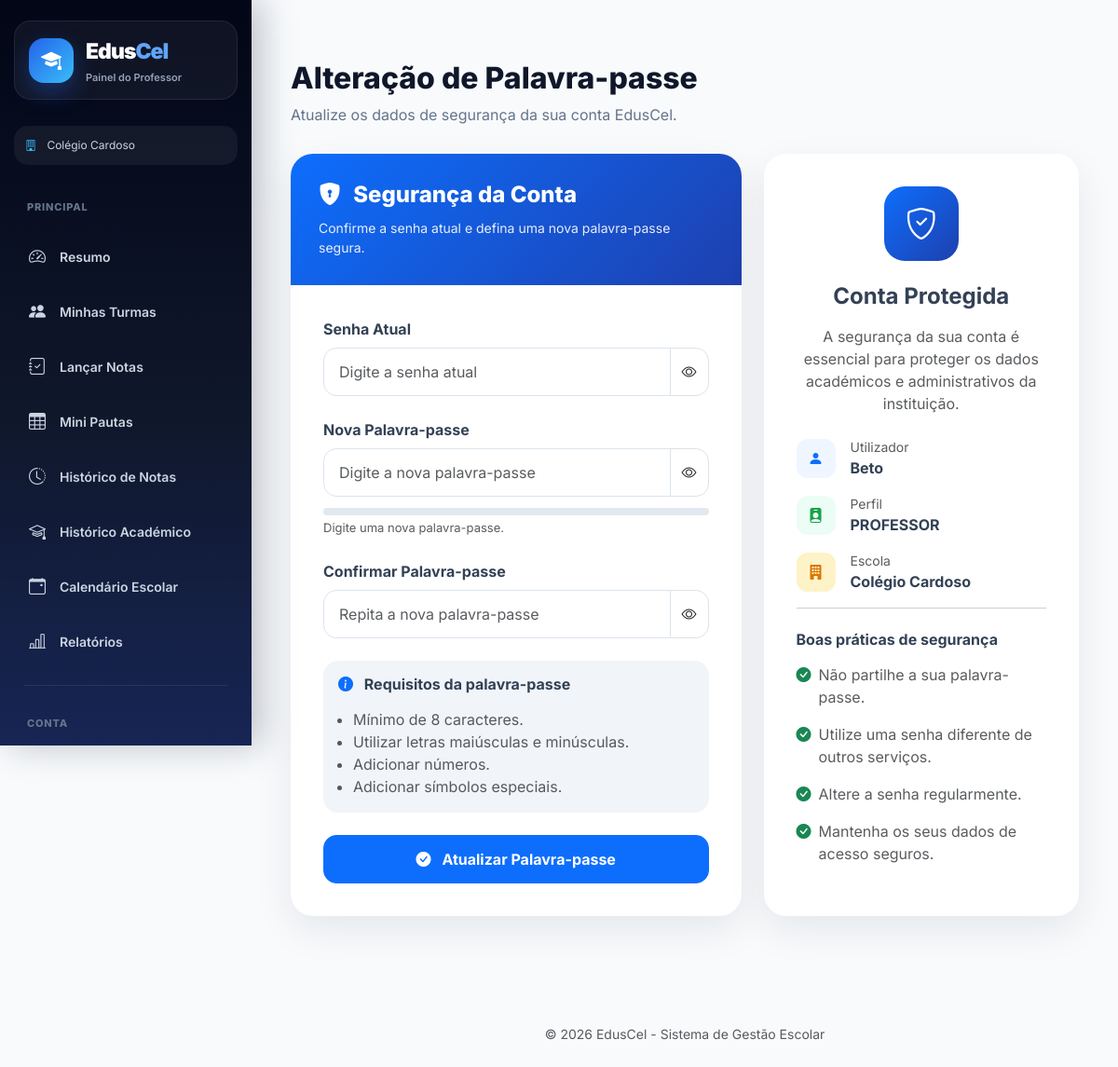
/alterar-senha/ (signed in), run on the app's committed database.
### users/models.py (models this page shows, shortened)
class User(AbstractUser):
    ROLE_CHOICES = (
        ("SUPERADMIN", "Super Admin"),
        ("DIRETOR", "Diretor"),
        ("DIRETOR_PEDAGOGICO", "Diretor Pedagógico"),
        ("PROFESSOR", "Professor"),
        ("ALUNO", "Aluno"),
        ("FINANCEIRO", "Financeiro"),
        ("SECRETARIA", "Secretaria"),
    )
    role = models.CharField(
        max_length=25,
        choices=ROLE_CHOICES,
        default="ALUNO",
        verbose_name="Perfil"
    )
    ativo = models.BooleanField(
        default=True,
        verbose_name="Ativo"
    )
    escola = models.ForeignKey(
        "academic.Escola",
        on_delete=models.CASCADE,
        null=True,
        blank=True,
        related_name="usuarios",
        verbose_name="Escola"
    )
    telefone = models.CharField(
        max_length=20,
        unique=True,
        null=True,
        blank=True,
        verbose_name="Telefone"
    )
    telefone_verificado = models.BooleanField(
        default=False,
        verbose_name="Telefone Verificado"
    )
    email_verificado = models.BooleanField(
        default=False,
        verbose_name="Email Verificado"
    )
    criado_em = models.DateTimeField(
        auto_now_add=True,
        verbose_name="Criado em"
    )
    tentativas_login = models.PositiveIntegerField(
        default=0
    )
    bloqueado_ate = models.DateTimeField(
        null=True,
        blank=True
    )
    otp_codigo = models.CharField(
        max_length=128,
        null=True,
        blank=True,
        verbose_name="OTP"
    )
    otp_expira_em = models.DateTimeField(
        null=True,
        blank=True,
        verbose_name="Expira em"
    )
    otp_tentativas = models.PositiveIntegerField(
        default=0,
        verbose_name="Tentativas OTP"
    )
    ultimo_envio_otp = models.DateTimeField(
        null=True,
        blank=True,
        verbose_name="Último envio OTP"
    )
    objects = UserManager()

### academic/models.py (models this page shows, shortened)
class Escola(models.Model):
    nome = models.CharField(
        "Nome da Escola",
        max_length=255
    )
    codigo = models.CharField(
        "Código da Escola",
        max_length=10,
        unique=True,
        blank=True,
        help_text="Código usado no login da escola"
    )
    logo = models.ImageField(
        upload_to='logos_escolas/',
        blank=True,
        null=True
    )
    endereco = models.CharField(
        "Endereço",
        max_length=255
    )
    provincia = models.CharField(
        "Província",
        max_length=100,
        blank=True,
        null=True
    )
    municipio = models.CharField(
        "Município",
        max_length=100,
        blank=True,
        null=True
    )
    telefone = models.CharField(
        "Telefone",
        max_length=20
    )
    nif = models.CharField(
        "NIF",
        max_length=14,
        blank=True,
        null=True,
        help_text="Número de Identificação Fiscal da escola"
    )
    email = models.EmailField(
        "Email da Escola",
        max_length=254,
        blank=True,
        null=True,
        help_text="Email oficial da escola"
    )
    plano = models.ForeignKey(
        "Plano",
        on_delete=models.SET_NULL,
        null=True,
        blank=True,
        related_name="escolas",
        verbose_name="Plano"
    )
    data_expiracao = models.DateField(
        "Data de Expiração do Plano",
        null=True,
        blank=True
    )
    ativo = models.BooleanField(
        "Ativo",
        default=True
    )
    criada_em = models.DateTimeField(
        "Criada em",
        auto_now_add=True
    )
    class Meta:
        verbose_name = "Escola"
        verbose_name_plural = "Escolas"
        ordering = ["nome"]

### core/views.py (the view, shortened to what this page needs)
# urls.py: path("alterar-senha/", views.alterar_senha, name="alterar_senha"),
@login_required
def alterar_senha(request):
    user = request.user
    if user.role == "DIRETOR_PEDAGOGICO":
        base_template = "base_diretor_pedagogico.html"
    elif user.role == "DIRETOR":
        base_template = "base.html"
    elif user.role == "PROFESSOR":
        base_template = "base_professor.html"
    elif user.role == "SECRETARIA":
        base_template = "base_secretaria.html"
    elif user.role == "FINANCEIRO":
        base_template = "base_financeiro.html"
    elif user.role == "ALUNO":
        base_template = "base_aluno.html"
    else:
        base_template = "base.html"
    return render(
        request,
        "alterar_senha.html",
        {
            "base_template": base_template
        }
    )

### core/templates/alterar_senha.html (shortened to what this page needs)
{% extends base_template %}
{% block content %}
<div class="container-fluid password-page">
<div class="container">
<div class="page-header">
<h2>
Alteração de Palavra-passe
</h2>
<p>
Atualize os dados de segurança da sua conta EdusCel.
</p>
</div>
<div class="row g-4">
<div class="col-lg-7">
<div class="password-card">
<div class="password-card-header">
<h4>
<i class="bi bi-shield-lock-fill me-2"></i>
Segurança da Conta
</h4>
<p>
Confirme a senha atual e defina uma nova palavra-passe segura.
</p>
</div>
<div class="password-card-body">
<form method="POST">
<div class="mb-4">
<label class="form-label">
Senha Atual
</label>
<div class="input-group">
<input
type="password"
name="senha_atual"
id="senhaAtual"
class="form-control"
placeholder="Digite a senha atual"
required>
<span
class="input-group-text"
onclick="togglePassword('senhaAtual', this)">
<i class="bi bi-eye"></i>
</span>
</div>
</div>
<div class="mb-4">
<label class="form-label">
Nova Palavra-passe
</label>
<div class="input-group">
<input
type="password"
name="senha1"
id="novaSenha"
class="form-control"
placeholder="Digite a nova palavra-passe"
required>
<span
class="input-group-text"
onclick="togglePassword('novaSenha', this)">
<i class="bi bi-eye"></i>
</span>
</div>
<div class="password-strength">
<div class="strength-bar">
</div>
<small
id="strengthText"
class="text-muted">
Digite uma nova palavra-passe.
</small>
</div>
</div>
<div class="mb-4">
<label class="form-label">
Confirmar Palavra-passe
</label>
<div class="input-group">
<input
type="password"
name="senha2"
id="confirmarSenha"
class="form-control"
placeholder="Repita a nova palavra-passe"
required>
<span
class="input-group-text"
onclick="togglePassword('confirmarSenha', this)">
<i class="bi bi-eye"></i>
</span>
</div>
</div>
<div class="mb-4">
<div class="p-3 rounded-4"
style="background:#f1f5f9;">
<h6 class="fw-bold mb-3">
<i class="bi bi-info-circle-fill text-primary me-2"></i>
Requisitos da palavra-passe
</h6>
<ul class="mb-0 ps-3 text-muted">
<li>
Mínimo de 8 caracteres.
</li>
<li>
Utilizar letras maiúsculas e minúsculas.
</li>
<li>
Adicionar números.
</li>
<li>
Adicionar símbolos especiais.
</li>
</ul>
</div>
</div>
<div class="d-grid">
<button
type="submit"
class="btn btn-primary btn-save">
<i class="bi bi-check-circle-fill me-2"></i>
Atualizar Palavra-passe
</button>
</div>
</form>
</div>
</div>
</div>
<div class="col-lg-5">
<div class="password-card h-100">
<div class="password-card-body">
<div class="text-center mb-4">
<div style="
width:80px;
height:80px;
margin:auto;
border-radius:22px;
display:flex;
align-items:center;
justify-content:center;
background:linear-gradient(
135deg,
#0d6efd,
#1e40af
);
color:white;
font-size:34px;
">
<i class="bi bi-shield-check"></i>
</div>
</div>
<h4 class="fw-bold text-center mb-3">
Conta Protegida
</h4>
<p class="text-muted text-center">
A segurança da sua conta é essencial para proteger os dados académicos e administrativos da instituição.
</p>
<div class="mt-4">
<div class="d-flex align-items-center gap-3 mb-3">
<div style="
width:42px;
height:42px;
border-radius:12px;
background:#eff6ff;
display:flex;
align-items:center;
justify-content:center;
color:#0d6efd;
">
<i class="bi bi-person-fill"></i>
</div>
<div>
<small class="text-muted d-block">
Utilizador
</small>
<strong>
{{ request.user.get_full_name|default:request.user.username }}
</strong>
</div>
</div>
<div class="d-flex align-items-center gap-3 mb-3">
<div style="
width:42px;
height:42px;
border-radius:12px;
background:#ecfdf5;
display:flex;
align-items:center;
justify-content:center;
color:#16a34a;
">
<i class="bi bi-person-badge-fill"></i>
</div>
<div>
<small class="text-muted d-block">
Perfil
</small>
<strong>
{{ request.user.role }}
</strong>
</div>
</div>
<div class="d-flex align-items-center gap-3 mb-3">
<div style="
width:42px;
height:42px;
border-radius:12px;
background:#fef3c7;
display:flex;
align-items:center;
justify-content:center;
color:#d97706;
">
<i class="bi bi-building-fill"></i>
</div>
<div>
<small class="text-muted d-block">
Escola
</small>
<strong>
{% if request.user.escola %}
{{ request.user.escola.nome }}
{% else %}
Não definida
{% endif %}
</strong>
</div>
</div>
</div>
<hr>
<div class="mt-4">
<h6 class="fw-bold">
Boas práticas de segurança
</h6>
<div class="mt-3">
<div class="d-flex gap-2 mb-3">
<i class="bi bi-check-circle-fill text-success"></i>
<span class="text-muted">
Não partilhe a sua palavra-passe.
</span>
</div>
<div class="d-flex gap-2 mb-3">
<i class="bi bi-check-circle-fill text-success"></i>
<span class="text-muted">
Utilize uma senha diferente de outros serviços.
</span>
</div>
<div class="d-flex gap-2 mb-3">
<i class="bi bi-check-circle-fill text-success"></i>
<span class="text-muted">
Altere a senha regularmente.
</span>
</div>
<div class="d-flex gap-2">
<i class="bi bi-check-circle-fill text-success"></i>
<span class="text-muted">
Mantenha os seus dados de acesso seguros.
</span>
</div>
</div>
</div>
</div>
</div>
</div>
</div>
</div>
</div>
{% endblock %}

### core/templates/base_professor.html (shortened to what this page needs)
<!DOCTYPE html>
<html lang="pt">
<head>
<link
href="https://cdn.jsdelivr.net/npm/bootstrap@5.3.3/dist/css/bootstrap.min.css"
rel="stylesheet">
<link
href="https://cdn.jsdelivr.net/npm/bootstrap-icons@1.11.3/font/bootstrap-icons.css"
rel="stylesheet">
</head>
<body>
<div class="wrapper">
<aside class="sidebar">
<div class="logo-box">
<div class="logo-icon">
<i class="bi bi-mortarboard-fill"></i>
</div>
<div>
<div class="logo-text">
Edus<span>Cel</span>
</div>
<span class="logo-subtitle">
Painel do Professor
</span>
</div>
</div>
<div class="school-mini">
<i class="bi bi-building"></i>
{% if request.user.escola %}
{{ request.user.escola.nome }}
{% else %}
Escola não associada
{% endif %}
</div>
<ul class="menu">
<li class="menu-title">
Principal
</li>
<li>
<a href="{% url 'dashboard_professor' %}"
class="menu-link
">
<i class="bi bi-speedometer2"></i>
Resumo
</a>
</li>
<li>
<a href="{% url 'minhas_turmas' %}"
class="menu-link
">
<i class="bi bi-people-fill"></i>
Minhas Turmas
</a>
</li>
<li>
<a href="{% url 'lancar_notas' %}"
class="menu-link
">
<i class="bi bi-journal-check"></i>
Lançar Notas
</a>
</li>
<li>
<a href="{% url 'mini_pautas' %}"
class="menu-link
">
<i class="bi bi-table"></i>
Mini Pautas
</a>
</li>
<li>
<a href="{% url 'historico_notas' %}"
class="menu-link
">
<i class="bi bi-clock-history"></i>
Histórico de Notas
</a>
</li>
<li>
<a href="{% url 'historico_professor' %}"
class="menu-link
">
<i class="bi bi-mortarboard"></i>
Histórico Académico
</a>
</li>
<li>
<a href="{% url 'calendario_professor' %}"
class="menu-link
">
<i class="bi bi-calendar-event"></i>
Calendário Escolar
</a>
</li>
<li>
<a href="{% url 'relatorios_professor' %}"
class="menu-link
">
<i class="bi bi-bar-chart-line"></i>
Relatórios
</a>
</li>
<div class="menu-divider"></div>
<li class="menu-title">
Conta
</li>
</ul>
</aside>
<div class="main">
<div class="content">
{% block content %}
{% endblock %}
</div>
<footer class="text-center py-4">
<span class="text-muted small">
© <span id="anoAtual"></span>
EdusCel - Sistema de Gestão Escolar
</span>
</footer>
</div>
</div>
</body>
</html>

### core/templates/base_professor.html (style rules this page uses)
:root { --primary:#2563eb; --primary-dark:#1d4ed8; --primary-light:#60a5fa; --dark:#0f172a; --dark-soft:#1e293b; --background:#f8fafc; --white:#ffffff; --text:#334155; --muted:#64748b; --border:#e2e8f0; --success:#16a34a; --danger:#dc2626; }
* { margin:0; padding:0; box-sizing:border-box; }
html { scroll-behavior:smooth; }
body { font-family:'Inter',sans-serif; background:var(--background); color:var(--text); overflow-x:hidden; }
a { text-decoration:none; }
.wrapper { display:flex; min-height:100vh; }
.sidebar { position:fixed; left:0; top:0; width:270px; height:100vh; background: linear-gradient( 180deg, #020617, #0f172a 55%, #172554 ); padding:22px 15px; overflow-y:auto; z-index:2000; box-shadow: 10px 0 35px rgba(15,23,42,.25); transition:.3s ease; }
.logo-box { display:flex; align-items:center; gap:13px; padding:15px; margin-bottom:28px; border-radius:18px; background: rgba(255,255,255,.05); border: 1px solid rgba(255,255,255,.08); }
.logo-icon { width:48px; height:48px; border-radius:16px; display:flex; align-items:center; justify-content:center; background: linear-gradient( 135deg, #2563eb, #38bdf8 ); color:white; font-size:22px; box-shadow: 0 10px 25px rgba(37,99,235,.35); }
.logo-text { color:white; font-size:23px; font-weight:900; letter-spacing:-1px; }
.logo-text span { color:#60a5fa; }
.logo-subtitle { display:block; color:#94a3b8; font-size:11px; font-weight:600; margin-top:2px; }
.school-mini { margin-bottom:25px; padding:12px; border-radius:15px; background: rgba(255,255,255,.06); color:#cbd5e1; font-size:12px; }
.school-mini i { color:#38bdf8; margin-right:8px; }
.menu { list-style:none; padding:0; margin:0; }
.menu-title { color:#64748b; font-size:11px; font-weight:800; text-transform:uppercase; letter-spacing:.8px; padding:12px 14px; }
.menu li { margin-bottom:6px; }
.menu-link { display:flex; align-items:center; gap:13px; padding:13px 14px; border-radius:14px; color:#cbd5e1; font-size:14px; font-weight:600; transition:.25s ease; }
.menu-link i { font-size:18px; width:22px; text-align:center; }
.menu-divider { height:1px; background: rgba(255,255,255,.08); margin:20px 10px; }
.main { margin-left:270px; width:calc(100% - 270px); min-height:100vh; display:flex; flex-direction:column; }
.content { padding:30px; flex:1; }

### core/templates/alterar_senha.html (style rules this page uses)
.password-page { padding:35px 0 60px; background:#f8fafc; min-height:calc(100vh - 80px); }
.page-header { margin-bottom:30px; }
.page-header h2 { font-size:32px; font-weight:800; color:#0f172a; margin-bottom:8px; }
.page-header p { color:#64748b; margin:0; }
.password-card { background:#ffffff; border:none; border-radius:24px; overflow:hidden; box-shadow: 0 15px 40px rgba(15,23,42,.08); }
.password-card-header { padding:30px; background: linear-gradient( 135deg, #0d6efd, #1e40af ); color:white; }
.password-card-header h4 { font-weight:800; margin:0; }
.password-card-header p { margin:10px 0 0; opacity:.9; font-size:14px; }
.password-card-body { padding:35px; }
.form-label { font-weight:700; color:#334155; }
.form-control { height:52px; border-radius:14px; border:1px solid #dbe4ee; padding:0 16px; transition:.25s; }
.input-group-text { background:white; border-radius: 0 14px 14px 0; cursor:pointer; }
.input-group .form-control { border-radius: 14px 0 0 14px; }
.btn-save { height:52px; border-radius:14px; font-weight:700; transition:.25s; }
.password-strength { margin-top:12px; }
.strength-bar { height:8px; width:100%; background:#e2e8f0; border-radius:50px; overflow:hidden; }
#strengthText { font-size:13px; }

### data on the page
User: user.escola.nome "Colégio Cardoso", user.get_full_name "Beto", user.role "PROFESSOR"
